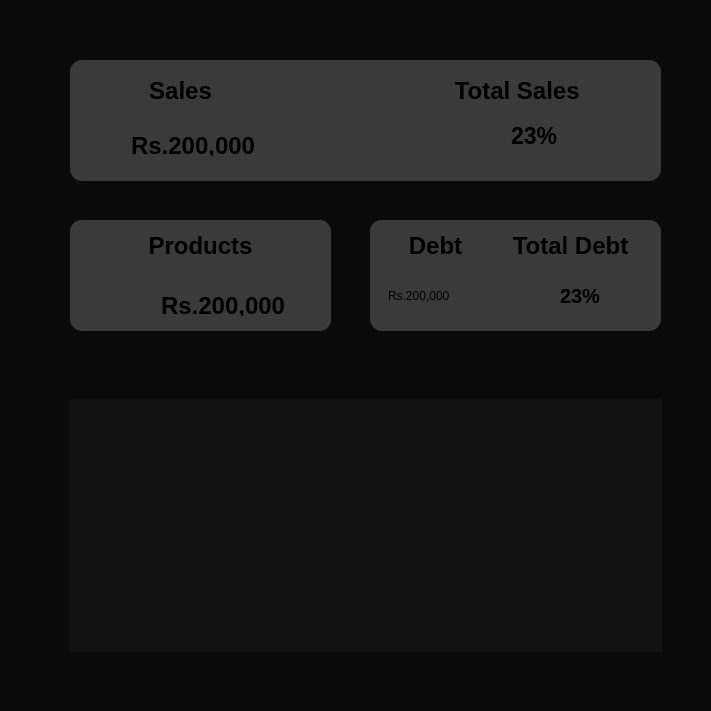
     <widget class="QWidget" name="widget_5" native="true">
      <property name="geometry">
       <rect>
        <x>270</x>
        <y>0</y>
        <width>711</width>
        <height>711</height>
       </rect>
      </property>
      <property name="styleSheet">
       <string notr="true">background:#0a0a0a;</string>
      </property>
      <widget class="QFrame" name="horizontalFrame_2">
       <property name="geometry">
        <rect>
         <x>60</x>
         <y>390</y>
         <width>611</width>
         <height>271</height>
        </rect>
       </property>
       <layout class="QHBoxLayout" name="horizontalLayout_2">
        <item>
         <widget class="QFrame" name="frame_18">
          <property name="styleSheet">
           <string notr="true">background : #121212;</string>
          </property>
          <widget class="QFrame" name="frame_17">
           <property name="geometry">
            <rect>
             <x>0</x>
             <y>-40</y>
             <width>381</width>
             <height>311</height>
            </rect>
           </property>
           <property name="styleSheet">
            <string notr="true">background : #121212;</string>
           </property>
           <widget class="QWidget" name="widget_191" native="true">
            <property name="geometry">
             <rect>
              <x>9</x>
              <y>-221</y>
              <width>191</width>
              <height>181</height>
             </rect>
            </property>
            <property name="styleSheet">
             <string notr="true">background : #436cfd;</string>
            </property>
            <widget class="QLabel" name="label_561">
             <property name="geometry">
              <rect>
               <x>0</x>
               <y>0</y>
               <width>191</width>
               <height>51</height>
              </rect>
             </property>
             <property name="styleSheet">
              <string notr="true">font: 600 20pt &quot;Century Gothic&quot;;</string>
             </property>
             <property name="text">
              <string>Sales</string>
             </property>
             <property name="alignment">
              <set>Qt::AlignmentFlag::AlignCenter</set>
             </property>
            </widget>
            <widget class="QLabel" name="label_562">
             <property name="geometry">
              <rect>
               <x>20</x>
               <y>60</y>
               <width>121</width>
               <height>41</height>
              </rect>
             </property>
             <property name="styleSheet">
              <string notr="true">font-weight: 600;
font-size:12pt;</string>
             </property>
             <property name="text">
              <string>Total Sales :</string>
             </property>
            </widget>
            <widget class="QLabel" name="label_563">
             <property name="geometry">
              <rect>
               <x>20</x>
               <y>100</y>
               <width>111</width>
               <height>41</height>
              </rect>
             </property>
             <property name="styleSheet">
              <string notr="true">font-weight: 600;
font-size:12pt;</string>
             </property>
             <property name="text">
              <string>Profit :</string>
             </property>
            </widget>
            <widget class="QLabel" name="label_564">
             <property name="geometry">
              <rect>
               <x>100</x>
               <y>70</y>
               <width>81</width>
               <height>21</height>
              </rect>
             </property>
             <property name="styleSheet">
              <string notr="true">border:none;
font: 800 11pt &quot;Segoe UI&quot;;
color:black;
</string>
             </property>
             <property name="text">
              <string>2000</string>
             </property>
            </widget>
            <widget class="QLabel" name="label_565">
             <property name="geometry">
              <rect>
               <x>100</x>
               <y>110</y>
               <width>81</width>
               <height>21</height>
              </rect>
             </property>
             <property name="styleSheet">
              <string notr="true">border:none;
font: 800 11pt &quot;Segoe UI&quot;;
color:black;
</string>
             </property>
             <property name="text">
              <string>23%</string>
             </property>
            </widget>
           </widget>
          </widget>
         </widget>
        </item>
       </layout>
      </widget>
      <widget class="QWidget" name="widget_19" native="true">
       <property name="geometry">
        <rect>
         <x>70</x>
         <y>220</y>
         <width>261</width>
         <height>111</height>
        </rect>
       </property>
       <property name="styleSheet">
        <string notr="true">background-color:#3a3a3a;
border-radius: 12px;
padding: 15px;
color: white;

</string>
       </property>
       <widget class="QLabel" name="label_99">
        <property name="geometry">
         <rect>
          <x>0</x>
          <y>0</y>
          <width>261</width>
          <height>51</height>
         </rect>
        </property>
        <property name="styleSheet">
         <string notr="true">font:  &quot;Sans-serif&quot;;
font-size: 18pt;
    font-weight: 800;
color: black;</string>
        </property>
        <property name="text">
         <string>Products</string>
        </property>
        <property name="alignment">
         <set>Qt::AlignmentFlag::AlignCenter</set>
        </property>
       </widget>
       <widget class="QLabel" name="workerTotalProductsLabel">
        <property name="geometry">
         <rect>
          <x>70</x>
          <y>60</y>
          <width>191</width>
          <height>51</height>
         </rect>
        </property>
        <property name="styleSheet">
         <string notr="true"> font-size: 18pt;
    font-weight: 700;
color: black;</string>
        </property>
        <property name="text">
         <string>Rs.200,000</string>
        </property>
       </widget>
      </widget>
      <widget class="QWidget" name="widget_15" native="true">
       <property name="geometry">
        <rect>
         <x>370</x>
         <y>220</y>
         <width>291</width>
         <height>111</height>
        </rect>
       </property>
       <property name="styleSheet">
        <string notr="true">background-color:#3a3a3a;
border-radius: 12px;
padding: 15px;
color: white;

</string>
       </property>
       <widget class="QLabel" name="label_95">
        <property name="geometry">
         <rect>
          <x>0</x>
          <y>0</y>
          <width>131</width>
          <height>51</height>
         </rect>
        </property>
        <property name="styleSheet">
         <string notr="true">font:  &quot;Sans-serif&quot;;
font-size: 18pt;
    font-weight: 800;
color: black;</string>
        </property>
        <property name="text">
         <string>Debt</string>
        </property>
        <property name="alignment">
         <set>Qt::AlignmentFlag::AlignCenter</set>
        </property>
       </widget>
       <widget class="QLabel" name="workerLabelTotalDebt">
        <property name="geometry">
         <rect>
          <x>170</x>
          <y>50</y>
          <width>141</width>
          <height>51</height>
         </rect>
        </property>
        <property name="styleSheet">
         <string notr="true">font-size: 15pt;
    font-weight: bold;
color: black;</string>
        </property>
        <property name="text">
         <string>23%</string>
        </property>
       </widget>
       <widget class="QLabel" name="workerTotalDebtorsLabel">
        <property name="geometry">
         <rect>
          <x>0</x>
          <y>50</y>
          <width>141</width>
          <height>51</height>
         </rect>
        </property>
        <property name="styleSheet">
         <string notr="true">font:  800 15pt &quot;Sans-serif&quot;;
color: black;</string>
        </property>
        <property name="text">
         <string>Rs.200,000</string>
        </property>
       </widget>
       <widget class="QLabel" name="label_96">
        <property name="geometry">
         <rect>
          <x>120</x>
          <y>0</y>
          <width>161</width>
          <height>51</height>
         </rect>
        </property>
        <property name="styleSheet">
         <string notr="true">font:  &quot;Sans-serif&quot;;
font-size: 18pt;
    font-weight: 800;
color: black;</string>
        </property>
        <property name="text">
         <string>Total Debt</string>
        </property>
        <property name="alignment">
         <set>Qt::AlignmentFlag::AlignCenter</set>
        </property>
       </widget>
      </widget>
      <widget class="QWidget" name="widget_17" native="true">
       <property name="geometry">
        <rect>
         <x>70</x>
         <y>60</y>
         <width>591</width>
         <height>121</height>
        </rect>
       </property>
       <property name="styleSheet">
        <string notr="true">background-color:#3a3a3a;
border-radius: 12px;
padding: 15px;
color: white;

</string>
       </property>
       <widget class="QLabel" name="label_97">
        <property name="geometry">
         <rect>
          <x>20</x>
          <y>0</y>
          <width>181</width>
          <height>61</height>
         </rect>
        </property>
        <property name="styleSheet">
         <string notr="true">font:  &quot;Sans-serif&quot;;
font-size: 18pt;
    font-weight: 800;
    color: black;</string>
        </property>
        <property name="text">
         <string> Sales </string>
        </property>
        <property name="alignment">
         <set>Qt::AlignmentFlag::AlignCenter</set>
        </property>
       </widget>
       <widget class="QLabel" name="workerTotalSalesLabel">
        <property name="geometry">
         <rect>
          <x>420</x>
          <y>50</y>
          <width>141</width>
          <height>51</height>
         </rect>
        </property>
        <property name="styleSheet">
         <string notr="true">font-size: 17pt;
    font-weight: bold;
color: black;</string>
        </property>
        <property name="text">
         <string>23%</string>
        </property>
       </widget>
       <widget class="QLabel" name="workerTotalAmountLabel">
        <property name="geometry">
         <rect>
          <x>40</x>
          <y>60</y>
          <width>191</width>
          <height>51</height>
         </rect>
        </property>
        <property name="styleSheet">
         <string notr="true"> font-size: 18pt;
    font-weight: 700;
color: black;</string>
        </property>
        <property name="text">
         <string>Rs.200,000</string>
        </property>
       </widget>
       <widget class="QLabel" name="label_100">
        <property name="geometry">
         <rect>
          <x>360</x>
          <y>0</y>
          <width>181</width>
          <height>61</height>
         </rect>
        </property>
        <property name="styleSheet">
         <string notr="true">font:  &quot;Sans-serif&quot;;
font-size: 18pt;
    font-weight: 800;
    color: black;</string>
        </property>
        <property name="text">
         <string>Total Sales </string>
        </property>
        <property name="alignment">
         <set>Qt::AlignmentFlag::AlignCenter</set>
        </property>
       </widget>
      </widget>
     </widget>
